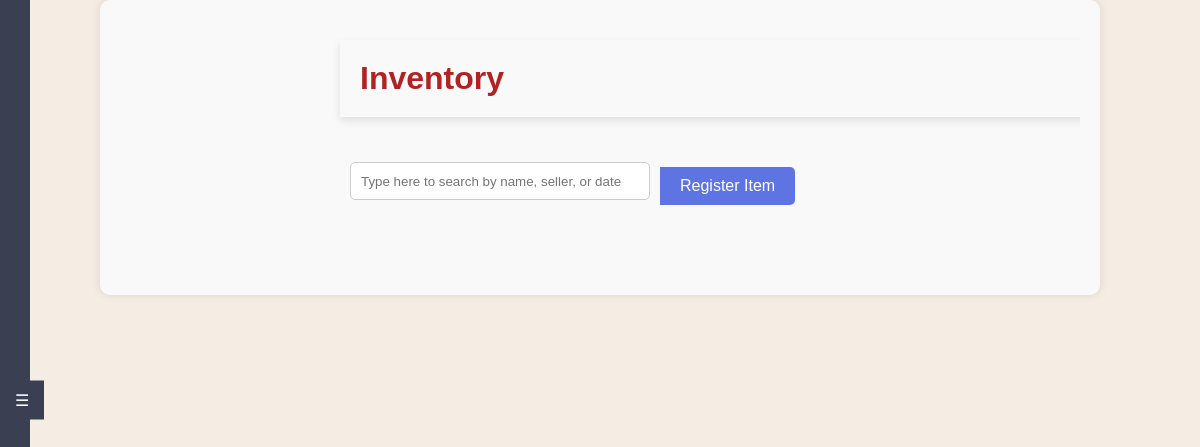
The page /inventory (signed in) on the database as committed earlier.
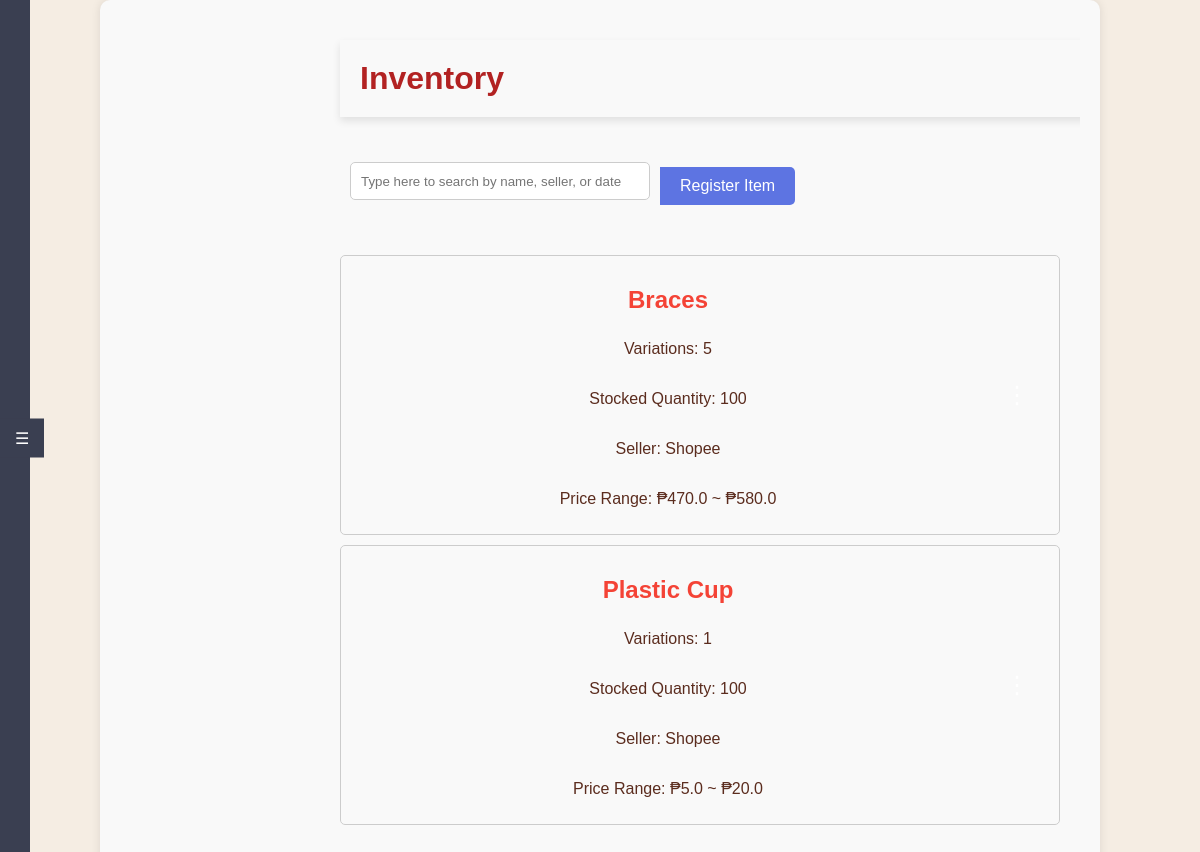
The same page on the database as committed later.
### tables this page shows
CREATE TABLE "inventory" (
	"item_id"	INTEGER,
	"name"	TEXT NOT NULL,
	"category"	TEXT NOT NULL,
	"variations"	INTEGER NOT NULL,
	"stocked_quantity"	INTEGER NOT NULL,
	"seller"	TEXT NOT NULL,
	"price_min"	REAL NOT NULL,
	"price_max"	REAL NOT NULL,
	"low_stock_threshold"	INTEGER NOT NULL DEFAULT 5,
	"is_disabled"	BOOLEAN DEFAULT 0,
	PRIMARY KEY("item_id" AUTOINCREMENT)
);

### app.py (the view)
@app.route('/inventory')
@role_required([1, 2])  # Both admin and user can access
def inventory():
    conn = get_db_connection()
    inventory_items = conn.execute('SELECT * FROM inventory').fetchall()
    conn.close()
    return render_template('inventory.html', inventory_items=inventory_items)

### app.py (called while the page is built)
def role_required(roles):
    def decorator(f):
        @wraps(f)
        def decorated_function(*args, **kwargs):
            if 'role_id' not in session:
                flash('You need to be logged in to access this page.')
                return redirect(url_for('login'))
            user_role_id = session['role_id']
            if user_role_id not in roles:
                flash('You do not have permission to access this page.')
                return redirect(url_for('dashboard'))
            return f(*args, **kwargs)
        return decorated_function
    return decorator

def get_db_connection():
    conn = sqlite3.connect(app.config['DATABASE'], timeout=30)
    conn.execute('PRAGMA journal_mode=WAL')
    conn.row_factory = sqlite3.Row
    return conn

### templates/inventory.html (shortened to what this page needs)
<!DOCTYPE html>
<html lang="en">
<head>
    <link rel="stylesheet" href="{{ url_for('static', filename='styles.css') }}">
</head>
<body>
    <div class="container">
        <div class="sidebar-tab" id="sidebarTab">☰</div>
        <div id="sidebar" class="sidebar">
            <ul>
                <li><a href="{{ url_for('dashboard') }}">Dashboard</a></li>
                <li><a href="{{ url_for('profile') }}">Profile</a></li>
                <li><a href="{{ url_for('users') }}">Users</a></li>
                <li><a href="{{ url_for('treatments') }}">Treatment</a></li>
                <li><a href="{{ url_for('maintenance') }}">Maintenance</a></li>
                <li><a href="{{ url_for('inventory') }}">Inventory</a></li>
                <li><a href="{{ url_for('reports') }}">Reports</a></li>
                <li><a href="{{ url_for('payments') }}">Payments</a></li>
                <br>
                <br>
                <br>
                <br>
                <br>
                <br>
                <li><a href="{{ url_for('help') }}">Help</a></li>
                <li><a href="{{ url_for('about') }}">About</a></li>
            </ul>
        </div>
        <div class="main-content">
            <div class="header">
                <h1>Inventory</h1>
            </div>
            <div class="filter-container">
                <div class="search-form">
                    <input type="text" id="searchInput" onkeyup="searchItems()" placeholder="Type here to search by name, seller, or date">
                    <button class="register-item-btn" onclick="openModal('addItemModal')">Register Item</button>
                </div>
            </div>
            <div class="inventory-list">
                {% for item in inventory_items %}
                <div class="item {% if item.stocked_quantity <= item.low_stock_threshold %}low-stock{% endif %}">
                    <div class="item-info">
                        <h2>{{ item.name }}</h2>
                        <p>Variations: {{ item.variations }}</p>
                        <p>Stocked Quantity: {{ item.stocked_quantity }}</p>
                        <p>Seller: {{ item.seller }}</p>
                        <p>Price Range: ₱{{ item.price_min }} ~ ₱{{ item.price_max }}</p>
                    </div>
                    <button class="options-btn" onclick="disableItem({{ item.item_id }})">⋮</button>
                </div>
                {% endfor %}
            </div>
        </div>
    </div>
</body>
</html>

### static/styles.css (style rules this page uses)
body { font-family: 'Inter', sans-serif; margin: 0; padding: 0; box-sizing: border-box; }
h2 { margin-bottom: 10px; color: #f44336; }
input, textarea, select { margin-bottom: 10px; padding: 10px; border: 1px solid #ccc; border-radius: 5px; }
button { padding: 10px; background-color: #D0C8BB; color: #784D3C; border: none; border-radius: 5px; cursor: pointer; }
a { color: #000; text-align: right; margin-bottom: 10px; }
.main-content { flex-grow: 1; padding: 15px; overflow-y: auto; display: flex; flex-direction: column; margin-left: 0; transition: margin-left 0.3s ease; }
.search-form { display: flex; align-items: center; padding: 10px; }
.search-form input[type="text"] { padding: 10px; border: 1px solid #ccc; border-radius: 5px; width: 300px; height: 38px; box-sizing: border-box; }
.container { max-width: 1200px; margin: 0 auto; padding: 20px; background-color: #f9f9f9; border-radius: 10px; box-shadow: 0 0 10px rgba(0, 0, 0, 0.1); }
.container { width: 100%; max-width: 1200px; margin: 0 auto; padding: 20px; }
.header { text-align: left; margin-bottom: 20px; }
.header h1 { font-size: 2em; color: #8B4513; margin: 0; padding: 0; }
.container { margin: 0 auto; padding: 20px; max-width: 1200px; }
.header { text-align: center; margin-bottom: 20px; }
.container { padding: 20px; display: flex; }
.main-content { flex: 1; margin-left: 200px; }
.header { display: flex; justify-content: space-between; align-items: center; margin-bottom: 20px; }
.inventory-list .item { display: flex; justify-content: space-between; align-items: center; padding: 10px; border: 1px solid #ddd; margin-bottom: 10px; }
.inventory-list .item .item-info { flex: 1; display: flex; align-items: center; }
.inventory-list .item .options-btn { background: none; border: none; font-size: 24px; cursor: pointer; position: relative; }
.sidebar { width: 250px; background-color: #3a3f51; color: #fff; overflow-y: scroll; padding: 15px; position: fixed; top: 0; bottom: 0; left: -250px; z-index: 1000; transition: left 0.3s ease; }
.sidebar-tab { position: fixed; left: 0; top: 50%; transform: translateY(-50%); background-color: #3a3f51; color: #fff; padding: 10px 15px; cursor: pointer; z-index: 1001; }
.sidebar ul { list-style-type: none; padding: 0; }
.sidebar ul li { padding: 10px 0; }
.sidebar ul li a { color: #fff; text-decoration: none; display: block; padding: 10px 15px; }
.sidebar { -ms-overflow-style: none; scrollbar-width: none; }
.sidebar { overflow-y: auto; scrollbar-width: none; }
.header { display: flex; justify-content: space-between; align-items: center; width: 100%; padding: 20px; background-color: #f9f9f9; box-shadow: 0 4px 8px rgba(0, 0, 0, 0.1); margin-bottom: 20px; }
.header h1 { color: #b22222; margin: 0; }
.search-form { display: flex; align-items: center; }
.search-form input { padding: 10px; border: 1px solid #ccc; border-radius: 5px 0 0 5px; outline: none; }
.search-form button { padding: 10px 20px; border: none; background-color: #5d74e2; color: #fff; border-radius: 0 5px 5px 0; cursor: pointer; }
.container { width: 80%; margin: 0 auto; padding: 20px; }
button { display: block; margin: 0 auto; padding: 10px 20px; font-size: 16px; cursor: pointer; }
button { padding: 10px 20px; background-color: #007bff; color: #fff; border: none; border-radius: 5px; cursor: pointer; display: block; margin: 20px auto; }

### templates/inventory.html (style rules this page uses)
body { font-family: Arial, sans-serif; background-color: #f5ede3; color: #5b2c1e; margin: 0; padding: 0; }
.container { display: flex; }
.main-content { flex-grow: 1; padding: 20px; }
.header { margin-bottom: 20px; }
.filter-container { display: flex; justify-content: space-between; align-items: center; margin-bottom: 20px; }
.search-form { display: flex; align-items: center; }
.search-form input { padding: 10px; margin-right: 10px; border: 1px solid #ccc; border-radius: 5px; }
.register-item-btn { padding: 10px 20px; background-color: #8B4513; color: #fff; border: none; border-radius: 5px; cursor: pointer; }
.inventory-list .item { display: flex; justify-content: space-between; align-items: center; padding: 10px; border: 1px solid #ccc; border-radius: 5px; margin-bottom: 10px; }
.inventory-list .item .item-info { display: flex; flex-direction: column; }
.inventory-list .item .options-btn { background: none; border: none; cursor: pointer; font-size: 1.5em; }

Rows that differ between the two databases and show on the page:
added inventory: name "Braces", variations "5", stocked_quantity "100", seller "Shopee", price_min "470.0", price_max "580.0"
added inventory: name "Plastic Cup", variations "1", stocked_quantity "100", seller "Shopee", price_min "5.0", price_max "20.0"
